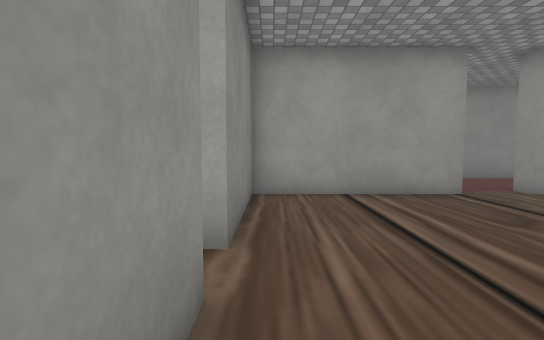
View 1 (above)

24 first-person views from a walk through a Unity game level. The camera is 1.2 m above the floor, tilts 4° down and sees 85° across. The floor is counted in squares, 1 m on a side. Each view is taken from the middle of a square. On the plan, view 1 faces up. The plan holds only what a view shows up to about 13 squares ahead; the rest is blank. The player character is not drawn. Some animated figures are not drawn. Some surface patterns are stand-ins.

View 2
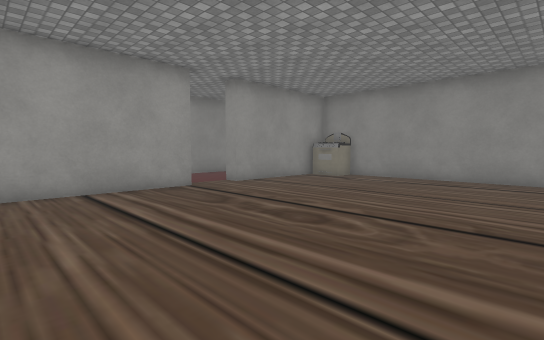

View 3
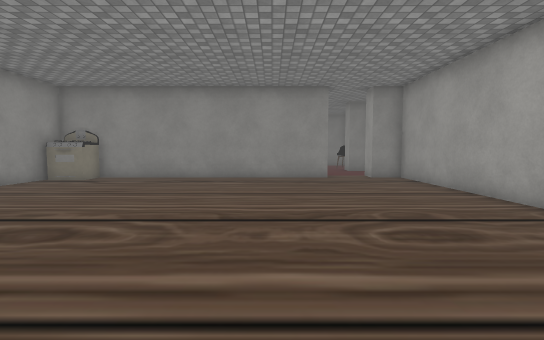

View 4
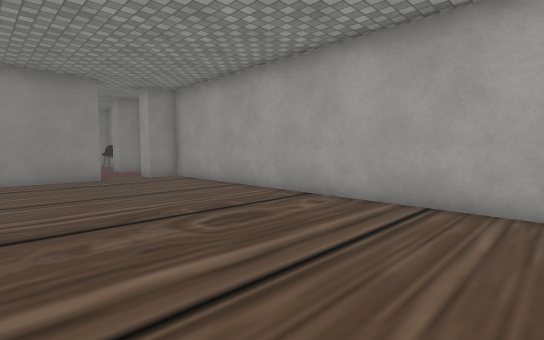

View 5
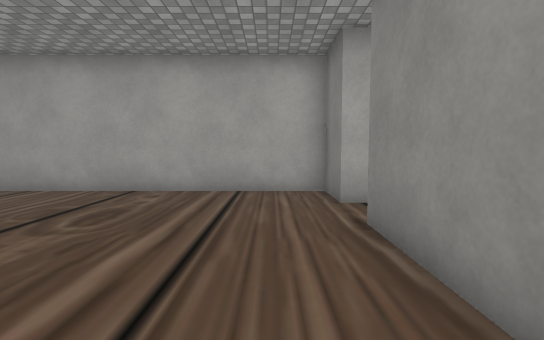

View 6
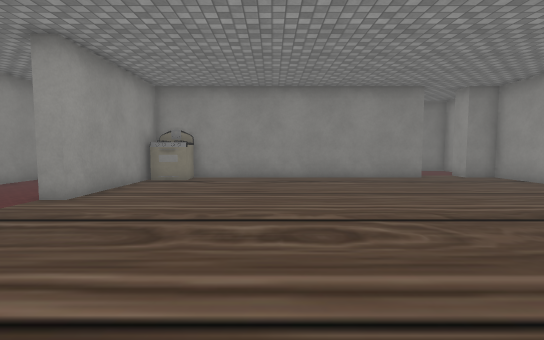

View 7
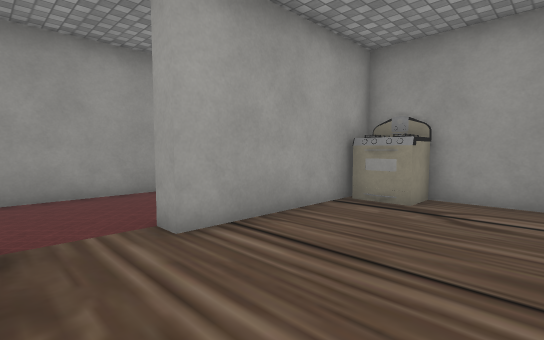

View 8
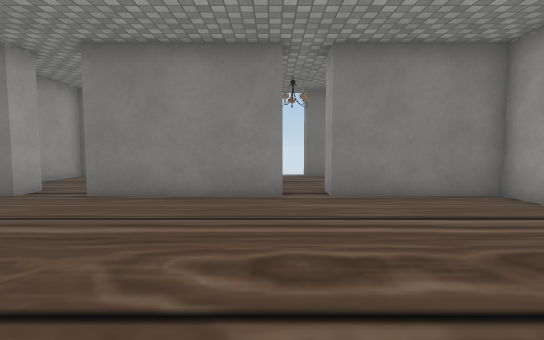

View 9
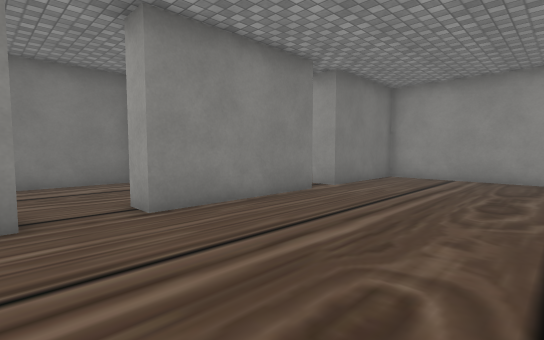

View 10
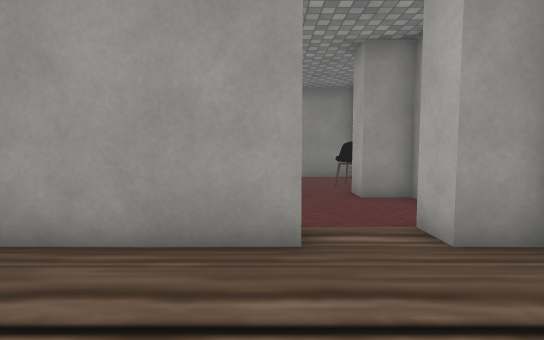

View 11
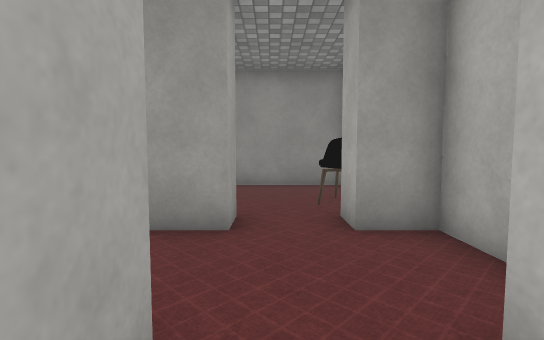

View 12
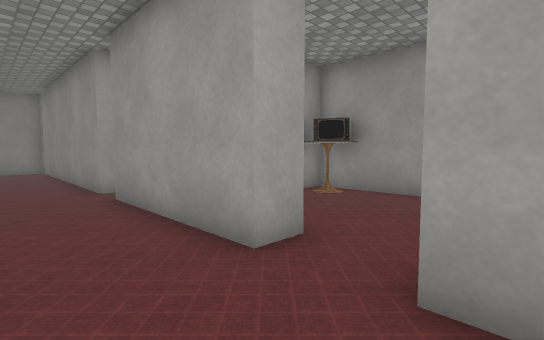

View 13
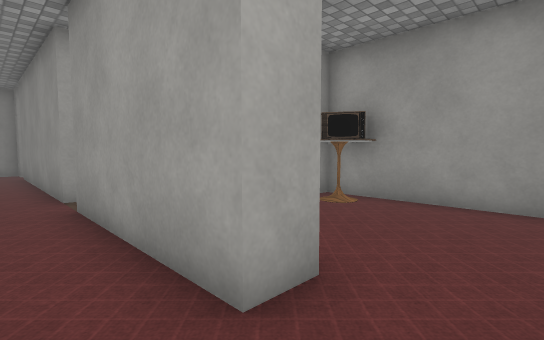

View 14
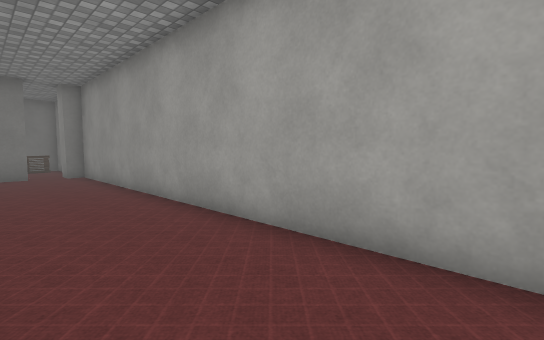

View 15
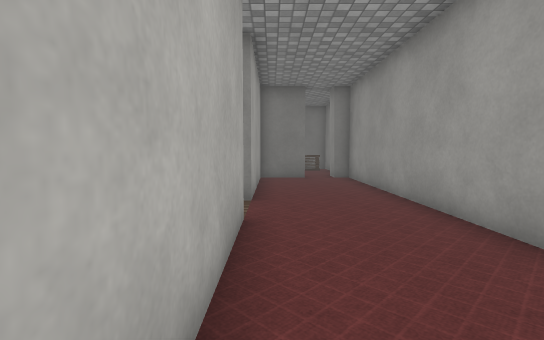

View 16
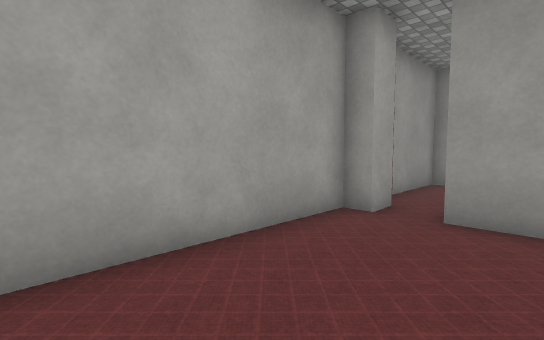

View 17
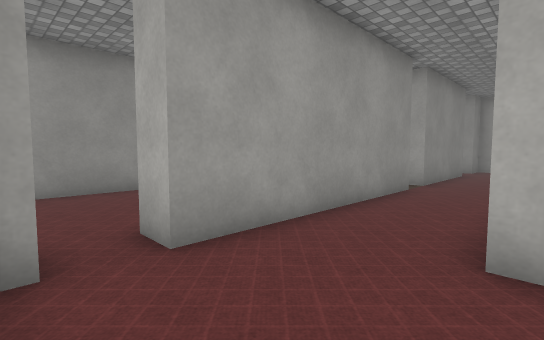

View 18
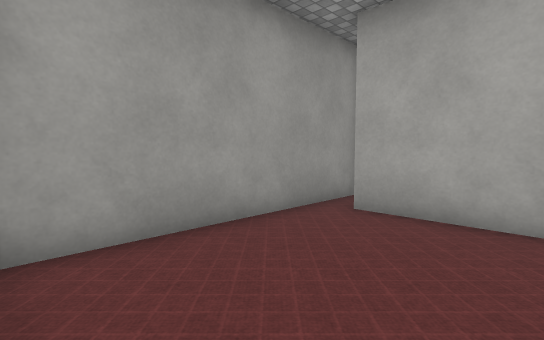

View 19
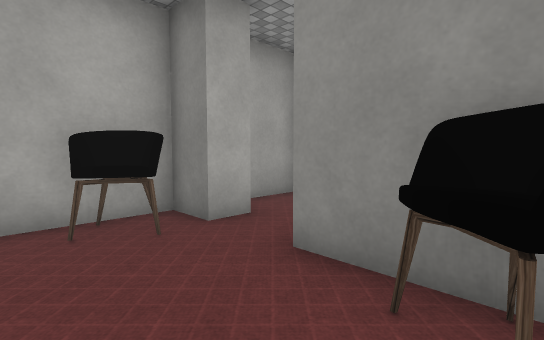

View 20
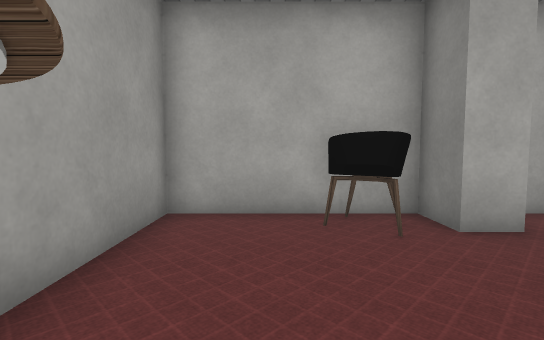

View 21
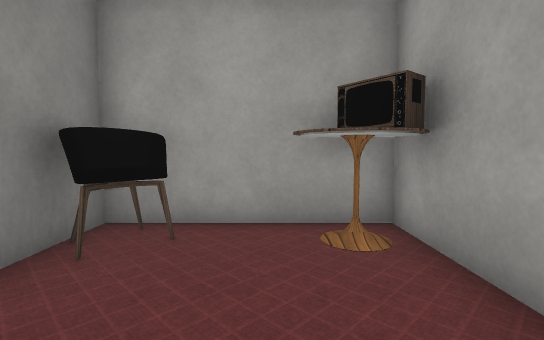

View 22
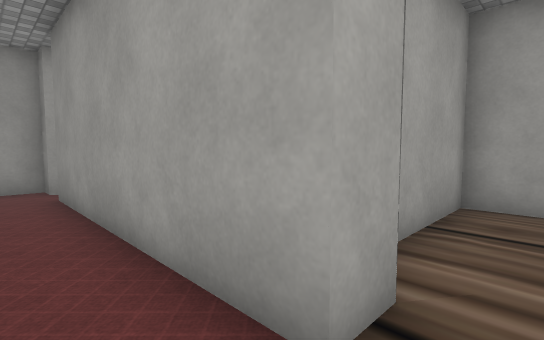

View 23
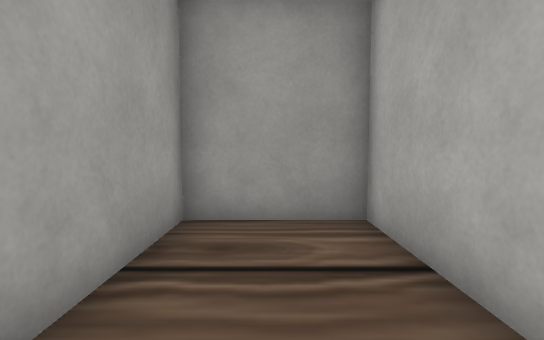

View 24
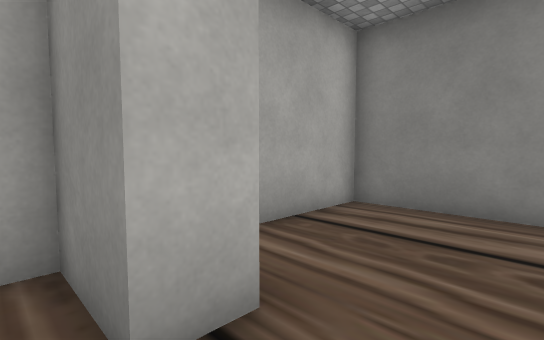

### Floor plan
Ten units are one square. View 1 is at (0, 0); x grows to the right and y downward. Boxes are objects, and circles mark ways between rooms. Rooms are numbered by the first view taken in them; rooms with no view inside come last. Other rooms are left out.
<svg viewBox="-20 -128 245 198">
<path fill="none" stroke="#000" d="M-5 -24 -5 27M51 -79 -5 -79 -5 -35 -15 -35M-5 46 -5 65 126 65 126 52 136 52M136 34 126 34 126 -79 70 -79 70 -85M131 -85 136 -85M70 -85 115 -85M163 -116 163 -123 -5 -123 -5 -116 -15 -116M163 -29 163 -104M-2 -85 51 -85M-5 -105 -5 -85M163 34 163 -16M136 65 163 65 163 52M174 -116 163 -116M163 -104 174 -104M181 -66 211 -66M220 -49 220 -123 188 -123M163 52 173 52 173 65 220 65 220 2 173 2 173 34 163 34M186 -4 220 -4 220 -35 185 -35M174 -29 163 -29M163 -16 169 -16"/>
<rect x="115" y="-75" width="10" height="10" fill="#bbb"><title>stove</title></rect>
<rect x="175" y="45" width="20" height="20" fill="#bbb"><title>other object</title></rect>
<rect x="175" y="5" width="10" height="20" fill="#bbb"><title>other object</title></rect>
<rect x="205" y="5" width="10" height="20" fill="#bbb"><title>table</title></rect>
<circle cx="130" cy="45" r="3" fill="#2a7"/>
<circle cx="60" cy="-80" r="3" fill="#2a7"/>
<circle cx="170" cy="-110" r="3" fill="#2a7"/>
<circle cx="170" cy="40" r="3" fill="#2a7"/>
<circle cx="170" cy="-20" r="3" fill="#2a7"/>
<text x="60" y="-10">1</text>
<text x="110" y="-90">2</text>
<text x="190" y="-100">3</text>
<text x="190" y="40">4</text>
<text x="190" y="-20">5</text>
</svg>
Room 1 opens to room 2. Room 2 opens to room 3. Room 2 opens to room 4. Room 2 opens to room 5.

Where each view was taken, in squares from view 1:
view 1: 0 up, 0 right, facing up
view 2: 1 down, 0 right, facing up-right
view 3: 1 down, 0 right, facing right
view 4: 0 up, 0 right, facing down-right
view 5: 2 up, 1 right, facing down
view 6: 3 up, 0 right, facing right
view 7: 4 up, 5 right, facing up-right
view 8: 2 up, 7 right, facing left
view 9: 5 down, 5 right, facing up-left
view 10: 3 down, 9 right, facing right
view 11: 4 down, 12 right, facing right
view 12: 6 down, 14 right, facing up-right
view 13: 5 down, 15 right, facing up-right
view 14: 9 up, 14 right, facing up-left
view 15: 9 up, 12 right, facing left
view 16: 9 up, 11 right, facing up-right
view 17: 12 up, 13 right, facing down-right
view 18: 12 up, 18 right, facing down-right
view 19: 1 down, 20 right, facing down-left
view 20: 1 down, 20 right, facing down
view 21: 5 down, 20 right, facing up
view 22: 2 up, 15 right, facing up-right
view 23: 2 up, 17 right, facing right
view 24: 3 down, 0 right, facing down-left
